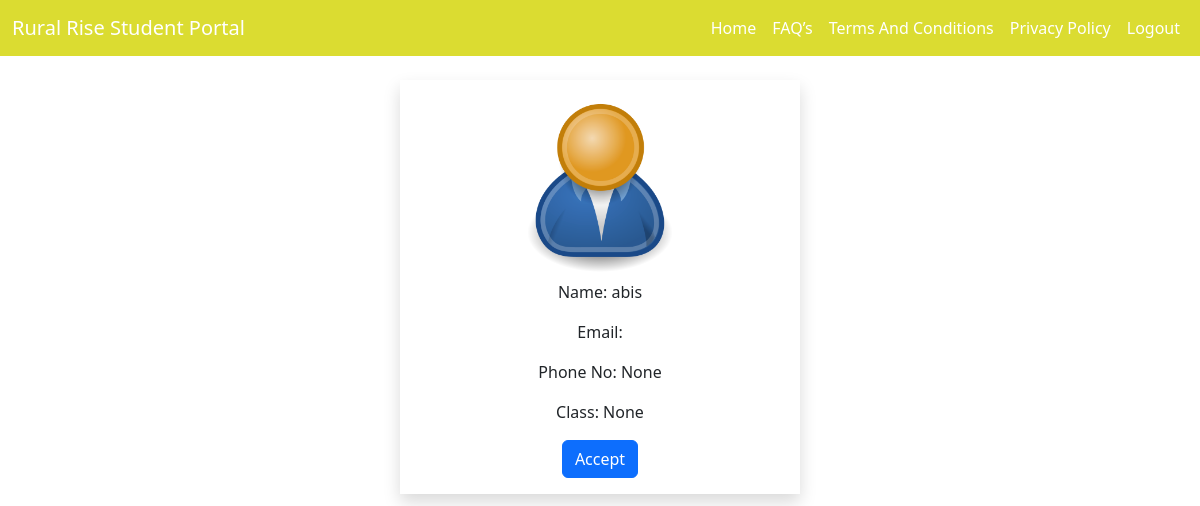
The page /view_student_details/2/ on the database its author committed.
### onlineapp/models.py (models this page shows)
class CustomUser(AbstractUser):
    USER_TYPE_CHOICES = (
        (1, 'student'),
        (2, 'faculty'),
        (3, 'college_admin'),
    )
    user_type = models.PositiveSmallIntegerField(choices=USER_TYPE_CHOICES)
    name = models.CharField(max_length=100,blank=True,null=True)
    age = models.IntegerField(blank=True,null=True)
    gender = models.CharField(max_length=20, blank=True, null=True)
    clg_name = models.CharField(max_length=100,blank=True,null=True)
    email = models.CharField(max_length=100,blank=True,null=True)
    contact = models.CharField(max_length=15, blank=True, null=True)
    qualification = models.CharField(max_length=255, blank=True, null=True)
    class_name = models.CharField(max_length=255, blank=True, null=True)
    fee = models.DecimalField(max_digits=10, decimal_places=2, blank=True, null=True)
    verifi = models.CharField(max_length=255, blank=True, null=True)
    student_guid = models.CharField(max_length=20, blank=True, null=True)
    student_conformation = models.CharField(max_length=20, blank=True, null=True)
    payment = models.CharField(max_length=20, blank=True, null=True)

### onlineapp/views.py (the view, shortened to what this page needs)
# urls.py: path('view_student_details/<id>/',views.view_student_details),
def view_student_details(request,id):
    data = CustomUser.objects.get(id = id)
    return render(request,'view_student_detail.html',{'data':data})

### template/view_student_detail.html (shortened to what this page needs)
{% extends 'student_base.html' %}
{% load static %}
{% block content %}
<center>
    <div class="col-12 mt-4 col-md-4">
        <div class="shadow p-3 text-center">
            <img class="w-50" src="{% static 'img/user.png' %}" alt="User Image">
            <p>Name: {{ data.username }}</p>
            <p>Email: {{ data.email }}</p>
            <p>Phone No: {{ data.contact }}</p>
            <p>Class: {{ data.class_name }}</p>
            <form method="POST">
                <button class="btn btn-primary">Accept</button>
            </form>
        </div>
    </div>
</center>
{% endblock %}

### rows shown on the page
CustomUser: username "abis", contact "None", class_name "None"
